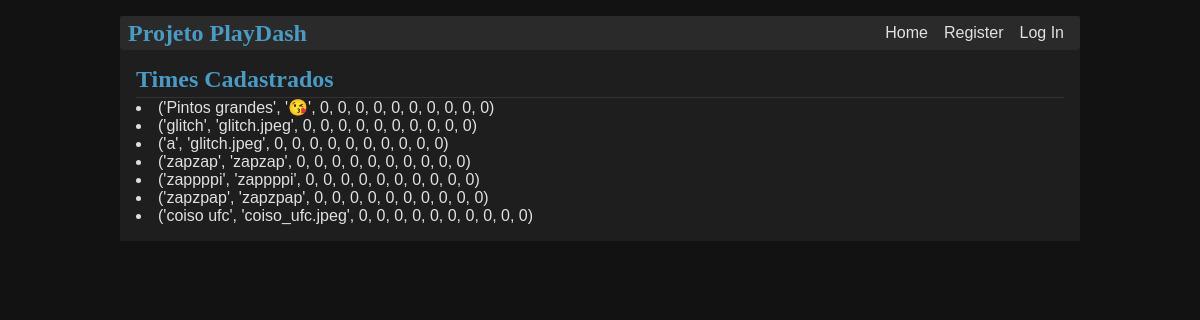
The page /display_db/teams on the database its author committed.
### tables this page shows
CREATE TABLE "time" (
    nome_time character varying(100) NOT NULL,
    brasao text NOT NULL,
    total_partidas integer NOT NULL DEFAULT 0,
    total_pontos integer NOT NULL DEFAULT 0,
    faltas integer NOT NULL DEFAULT 0,
    cartoes_amarelos_time integer NOT NULL DEFAULT 0,
    cartoes_vermelhos_time integer NOT NULL DEFAULT 0,
    vitorias integer NOT NULL DEFAULT 0,
    empates integer NOT NULL DEFAULT 0,
    derrotas integer NOT NULL DEFAULT 0,
    gols_pro integer NOT NULL DEFAULT 0,
    gols_contra integer NOT NULL DEFAULT 0,

    CONSTRAINT time_pkey PRIMARY KEY (nome_time)
);

### playdash/display_db.py (the view)
@bp.route('/teams', methods=('GET', 'POST'))
def display_teams():
    db = get_db()
    teams = db.execute(
        'SELECT * FROM time'
    ).fetchall()
    return render_template('display_db/display_teams.html', teams=teams)

### playdash/auth.py (called while the page is built)
@bp.before_app_request
def load_logged_in_user():
    user_name = session.get('user_name')
    if user_name is None:
        g.user = None
    else:
        g.user = get_db().execute(
            'SELECT * FROM usuario WHERE nome_usuario = ?', (user_name,)
        ).fetchone()

### playdash/db.py (called while the page is built)
def get_db():
    if 'db' not in g:
        g.db = sqlite3.connect(
            current_app.config['DATABASE'],
            detect_types=sqlite3.PARSE_DECLTYPES
        )
        g.db.row_factory = sqlite3.Row
    return g.db

### playdash/templates/display_db/display_teams.html
{% extends 'base.html' %}
{% block header %}
    <h1>{% block title %}Times Cadastrados{% endblock %}</h1>
{% endblock %}
{% block content %}
    {% if teams %}
        {% for team in teams %}
            <li>{{  team['nome_time'],
                    team['brasao'],
                    team['total_partidas'],
                    team['total_pontos'],
                    team['faltas'],
                    team['cartoes_amarelos_time'],
                    team['cartoes_vermelhos_time'],
                    team['vitorias'],
                    team['empates'],
                    team['derrotas'],
                    team['gols_pro'],
                    team['gols_contra']
            }}</li>
        {% endfor %}
    {% else %}
        <p>Nenhum time cadastrado</p>
    {% endif %}
{% endblock %}

### playdash/static/style.css (style rules this page uses)
h1 { font-family: serif; color: #4a9ac4; margin: 1rem 0; }
.content > header h1 { flex: auto; margin: 1rem 0 0.25rem 0; }

### rows shown on the page
time: nome_time+brasao+total_partidas "('Pintos grandes', '😘', 0, 0, 0, 0, 0, 0, 0, 0, 0, 0)"
time: nome_time+brasao+total_partidas "('glitch', 'glitch.jpeg', 0, 0, 0, 0, 0, 0, 0, 0, 0, 0)"
time: nome_time+brasao+total_partidas "('a', 'glitch.jpeg', 0, 0, 0, 0, 0, 0, 0, 0, 0, 0)"
time: nome_time+brasao+total_partidas "('zapzap', 'zapzap', 0, 0, 0, 0, 0, 0, 0, 0, 0, 0)"
time: nome_time+brasao+total_partidas "('zappppi', 'zappppi', 0, 0, 0, 0, 0, 0, 0, 0, 0, 0)"
time: nome_time+brasao+total_partidas "('zapzpap', 'zapzpap', 0, 0, 0, 0, 0, 0, 0, 0, 0, 0)"
time: nome_time+brasao+total_partidas "('coiso ufc', 'coiso_ufc.jpeg', 0, 0, 0, 0, 0, 0, 0, 0, 0, 0)"
